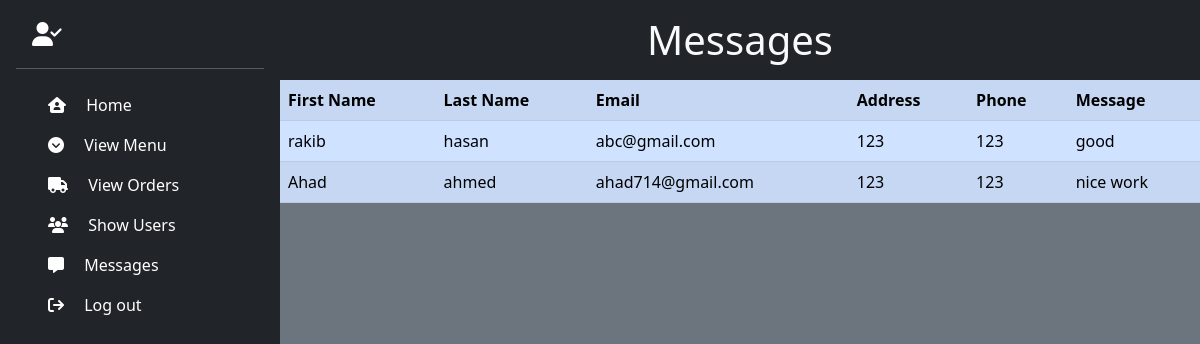
Page /showMessages.php on the committed database.
### tables this page shows
CREATE TABLE `contact_table` (
  `id` int(11) NOT NULL,
  `fname` varchar(100) NOT NULL,
  `lname` varchar(100) NOT NULL,
  `email` varchar(200) NOT NULL,
  `address` varchar(300) NOT NULL,
  `phone` varchar(30) NOT NULL,
  `message` text NOT NULL
);

### showMessages.php (the view, shortened to what this page needs)
<!DOCTYPE html>
<html lang="en">
<head>
    <link href="https://cdn.jsdelivr.net/npm/bootstrap@5.0.2/dist/css/bootstrap.min.css" rel="stylesheet">
</head>
<body>
<div class="container-fluid d-flex p-0 bg-secondary">
<?php include "sidebar.php";?>
<form action='' method = 'post' class="w-100">
<h1 class="text-center bg-dark text-light m-0 p-3 ">Messages</h1>
<table class = "table table-primary table-hover table-striped">
  <?php
  echo"<tr>
  <th>First Name</th>
  <th>Last Name</th>
  <th>Email</th>
  <th>Address</th>
  <th>Phone</th>
  <th>Message</th>
</tr>";
  $con = mysqli_connect('localhost','root','','fooddelivery');
  $sql = "SELECT * FROM Contact_Table";
  $result = mysqli_query($con, $sql);
  if (mysqli_num_rows($result) > 0) {
    while($row = mysqli_fetch_assoc($result)) {
      echo "<tr><td>".$row['fname']. "</td><td>". $row["lname"]. "</td><td>". $row["email"]. "</td><td>".  $row["address"]."</td><td>". $row["phone"]. "</td><td>".$row['message']."</td></tr>";
    }
  } else {
    echo "0 results";
  }
  ?>
  </table>
  </div>
</body>
</html>

### rows in the picture
contact_table: fname "rakib", lname "hasan", email "abc@gmail.com", address "123", phone "123", message "good"
contact_table: fname "Ahad", lname "ahmed", email "ahad714@gmail.com", address "123", phone "123", message "nice work"
